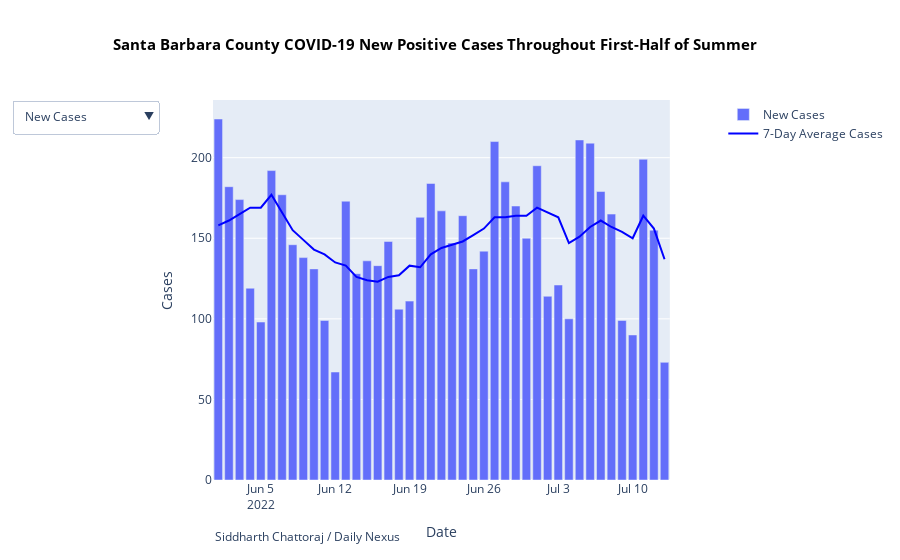

Here is the notebook cell this chart was saved with:
### Code cell
total_data = pd.read_csv('covid19cases')
total_data['date'] = pd.to_datetime(total_data.date).dt.date
sb_data = total_data[(total_data.area == 'Santa Barbara') & (total_data.area_type == 'County') & (total_data.date > date(2022, 5, 25))]
sb_data = sb_data.drop(39422, axis = 0)
sb_data['seven_day_cases_rolling_avg'] = sb_data.cases.rolling(7).mean()
sb_data['seven_day_cumulative_deaths_rolling_avg'] = sb_data.cumulative_deaths.rolling(7).mean()
sb_data['seven_day_tests_rolling_avg'] = sb_data.total_tests.rolling(7).mean()
sb_data['seven_day_test_positivity_rolling_avg'] = (sb_data.positive_tests.rolling(7).mean()/sb_data.total_tests.rolling(7).mean())*100 
sb_data = sb_data.drop(39373, axis = 0)
sb_data = sb_data.drop(39374, axis = 0)
sb_data = sb_data.drop(39375, axis = 0)
sb_data = sb_data.drop(39376, axis = 0)
sb_data = sb_data.drop(39377, axis = 0)
sb_data = sb_data.drop(39378, axis = 0)
sb_data = sb_data.astype({'seven_day_cases_rolling_avg':'int64', 'seven_day_tests_rolling_avg':'int64'})
sb_data['seven_day_cumulative_deaths_rolling_avg'] = sb_data['seven_day_cumulative_deaths_rolling_avg'].round(decimals=3)
sb_data['seven_day_test_positivity_rolling_avg'] = sb_data['seven_day_test_positivity_rolling_avg'].round(decimals=1)
fig = go.Figure()
fig = make_subplots(specs=[[{"secondary_y": True}]])
fig.add_trace(
    go.Bar(x=list(sb_data.date),
               y=list(sb_data.cases),
               name="New Cases",
               marker_color='light blue'),
               secondary_y=False
          )
fig.add_trace(
    go.Scatter(x=list(sb_data.date),
               y=list(sb_data.seven_day_cases_rolling_avg),
               name="7-Day Average Cases",
               line=dict(color='blue'),
               visible=True),
               secondary_y=False
          )
fig.add_trace(
    go.Scatter(x=list(sb_data.date),
               y=list(sb_data.cumulative_deaths),
               name="Cumulative Deaths",
               line=dict(color='red'),
               visible=False),
               secondary_y=False
          )
fig.add_trace(
    go.Bar(x=list(sb_data.date),
               y=list(sb_data.total_tests),
               name="Tests Performed",
               marker_color='gray',
               visible=False),
               secondary_y=False
          )
fig.add_trace(
    go.Scatter(x=list(sb_data.date),
               y=list(sb_data.seven_day_tests_rolling_avg),
               name="7-Day Average Tests",
               line=dict(color='darkslategray'),
               visible=False),
               secondary_y=False
          )
fig.add_trace(
    go.Scatter(x=list(sb_data.date),
               y=list(sb_data.seven_day_test_positivity_rolling_avg),
               name="7-Day Positivity Rate (%)",
               line=dict(color='plum'), 
               visible=False),
               secondary_y=True
          )
fig.update_yaxes(title_text = 'Test Positivity Rate (%)', visible=False, secondary_y=True)
fig.update_layout(
    updatemenus=[
        dict(direction="down",
            active=0,
            x=-0.1125,
            y=1,
            buttons=list([
                dict(label="New Cases",
                     method="update",
                     args=[{"visible": [True, True, False, False, False, False, False]},
                           {'xaxis': {'title': 'Date'},
                           'yaxis': {'title': 'New Cases'},
                           'yaxis2.visible': False,
                           'title' : '<b>Santa Barbara County COVID-19 New Positive Cases Throughout First-Half of Summer', 'title.x' : 0.125,
                           'showlegend':True}]),
                dict(label="Cumulative Deaths",
                     method="update",
                     args=[{"visible": [False, False, True, False, False, False, False]},
                           {'xaxis': {'title': 'Date'},
                           'yaxis': {'title': 'Cumulative Deaths', 'range': [690, 710]},
                           'yaxis2.visible': False,
                           'title' : '<b>Santa Barbara County COVID-19 Cumulative Deaths Through First-Half of Summer', 'title.x' : 0.13,
                           'showlegend':True}]),
                dict(label="Tests Performed",
                     method="update",
                     args=[{"visible": [False, False, False, True, True, False, True]},
                           {'xaxis': {'title': 'Date'},
                           'yaxis': {'title': 'Tests Performed'},
                           'title' : '<b>Santa Barbara County COVID-19 Tests Performed Throughout First-Half of Summer', 'title.x' : 0.125,
                           'yaxis2.visible': False,
                           'showlegend':True}]),
                dict(label="Test Positivity",
                     method="update",
                     args=[{"visible": [False, False, False, True, False, True, True]},
                           {'xaxis': {'title': 'Date'},
                           'yaxis': {'title': 'Tests Performed'},
                           'title' : '<b>Santa Barbara County COVID-19 Tests Performed vs. Test Positivity Rate Throughout First-Half of Summer', 'title.x' : 0.025,
                           'yaxis2.visible': True,
                           'showlegend':True}],
                    ),
            ]),
        )
    ],
    title_text='<b>Santa Barbara County COVID-19 New Positive Cases Throughout First-Half of Summer',
            title_x=0.125,
            showlegend = True,
            legend=dict(x=1.05, y=1),
            hovermode='x unified',
            hoverlabel=dict(font_size=12, bgcolor='rgb(255, 255, 255)', namelength = -1),
            xaxis_title="Date", yaxis_title="Cases"
)
fig.update_layout(titlefont=dict(size=15, color='black'))
fig.add_annotation(text="Siddharth Chattoraj / Daily Nexus",
            showarrow=False)
fig.update_annotations(xref = 'paper', yref = 'paper', x = 0, y = -0.175)
fig.show()

### Figure 1 — Plotly figure (JSON) as saved in the notebook; plotly's stock layout.template omitted (floating-point values rounded to 4 significant figures)
{"data": [{"marker": {"color": "light blue"}, "name": "New Cases", "type": "bar", "x": ["2022-06-01", "2022-06-02", "2022-06-03", "2022-06-04", "2022-06-05", "2022-06-06", "2022-06-07", "2022-06-08", "2022-06-09", "2022-06-10", "2022-06-11", "2022-06-12", "2022-06-13", "2022-06-14", "2022-06-15", "2022-06-16", "2022-06-17", "2022-06-18", "2022-06-19", "2022-06-20", "2022-06-21", "2022-06-22", "2022-06-23", "2022-06-24", "2022-06-25", "2022-06-26", "2022-06-27", "2022-06-28", "2022-06-29", "2022-06-30", "2022-07-01", "2022-07-02", "2022-07-03", "2022-07-04", "2022-07-05", "2022-07-06", "2022-07-07", "2022-07-08", "2022-07-09", "2022-07-10", "2022-07-11", "2022-07-12", "2022-07-13"], "xaxis": "x", "y": [224, 182, 174, 119, 98, 192, 177, 146, 138, 131, 99, 67, 173, 128, 136, 133, 148, 106, 111, 163, 184, 167, 147, 164, 131, 142, 210, 185, 170, 150, 195, 114, 121, 100, 211, 209, 179, 165, 99, 90, 199, 155, 73], "yaxis": "y"}, {"line": {"color": "blue"}, "name": "7-Day Average Cases", "type": "scatter", "visible": true, "x": ["2022-06-01", "2022-06-02", "2022-06-03", "2022-06-04", "2022-06-05", "2022-06-06", "2022-06-07", "2022-06-08", "2022-06-09", "2022-06-10", "2022-06-11", "2022-06-12", "2022-06-13", "2022-06-14", "2022-06-15", "2022-06-16", "2022-06-17", "2022-06-18", "2022-06-19", "2022-06-20", "2022-06-21", "2022-06-22", "2022-06-23", "2022-06-24", "2022-06-25", "2022-06-26", "2022-06-27", "2022-06-28", "2022-06-29", "2022-06-30", "2022-07-01", "2022-07-02", "2022-07-03", "2022-07-04", "2022-07-05", "2022-07-06", "2022-07-07", "2022-07-08", "2022-07-09", "2022-07-10", "2022-07-11", "2022-07-12", "2022-07-13"], "xaxis": "x", "y": [158, 161, 165, 169, 169, 177, 166, 155, 149, 143, 140, 135, 133, 126, 124, 123, 126, 127, 133, 132, 140, 144, 146, 148, 152, 156, 163, 163, 164, 164, 169, 166, 163, 147, 151, 157, 161, 157, 154, 150, 164, 156, 137], "yaxis": "y"}, {"line": {"color": "red"}, "name": "Cumulative Deaths", "type": "scatter", "visible": false, "x": ["2022-06-01", "2022-06-02", "2022-06-03", "2022-06-04", "2022-06-05", "2022-06-06", "2022-06-07", "2022-06-08", "2022-06-09", "2022-06-10", "2022-06-11", "2022-06-12", "2022-06-13", "2022-06-14", "2022-06-15", "2022-06-16", "2022-06-17", "2022-06-18", "2022-06-19", "2022-06-20", "2022-06-21", "2022-06-22", "2022-06-23", "2022-06-24", "2022-06-25", "2022-06-26", "2022-06-27", "2022-06-28", "2022-06-29", "2022-06-30", "2022-07-01", "2022-07-02", "2022-07-03", "2022-07-04", "2022-07-05", "2022-07-06", "2022-07-07", "2022-07-08", "2022-07-09", "2022-07-10", "2022-07-11", "2022-07-12", "2022-07-13"], "xaxis": "x", "y": [691, 692, 692, 692, 692, 692, 692, 692, 693, 693, 693, 693, 693, 693, 693, 694, 694, 694, 694, 694, 694, 695, 695, 695, 695, 695, 695, 696, 697, 698, 698, 699, 699, 699, 700, 700, 700, 701, 701, 701, 702, 702, 702], "yaxis": "y"}, {"marker": {"color": "gray"}, "name": "Tests Performed", "type": "bar", "visible": false, "x": ["2022-06-01", "2022-06-02", "2022-06-03", "2022-06-04", "2022-06-05", "2022-06-06", "2022-06-07", "2022-06-08", "2022-06-09", "2022-06-10", "2022-06-11", "2022-06-12", "2022-06-13", "2022-06-14", "2022-06-15", "2022-06-16", "2022-06-17", "2022-06-18", "2022-06-19", "2022-06-20", "2022-06-21", "2022-06-22", "2022-06-23", "2022-06-24", "2022-06-25", "2022-06-26", "2022-06-27", "2022-06-28", "2022-06-29", "2022-06-30", "2022-07-01", "2022-07-02", "2022-07-03", "2022-07-04", "2022-07-05", "2022-07-06", "2022-07-07", "2022-07-08", "2022-07-09", "2022-07-10", "2022-07-11", "2022-07-12", "2022-07-13"], "xaxis": "x", "y": [2464, 2414, 2515, 723, 789, 2255, 1938, 1757, 1523, 1192, 601, 588, 1833, 1414, 1272, 1439, 1298, 652, 649, 1328, 1858, 1607, 1476, 1515, 692, 690, 1899, 1681, 1583, 1348, 1386, 589, 589, 444, 2170, 1571, 1485, 1319, 638, 619, 1690, 1184, 526], "yaxis": "y"}, {"line": {"color": "darkslategray"}, "name": "7-Day Average Tests", "type": "scatter", "visible": false, "x": ["2022-06-01", "2022-06-02", "2022-06-03", "2022-06-04", "2022-06-05", "2022-06-06", "2022-06-07", "2022-06-08", "2022-06-09", "2022-06-10", "2022-06-11", "2022-06-12", "2022-06-13", "2022-06-14", "2022-06-15", "2022-06-16", "2022-06-17", "2022-06-18", "2022-06-19", "2022-06-20", "2022-06-21", "2022-06-22", "2022-06-23", "2022-06-24", "2022-06-25", "2022-06-26", "2022-06-27", "2022-06-28", "2022-06-29", "2022-06-30", "2022-07-01", "2022-07-02", "2022-07-03", "2022-07-04", "2022-07-05", "2022-07-06", "2022-07-07", "2022-07-08", "2022-07-09", "2022-07-10", "2022-07-11", "2022-07-12", "2022-07-13"], "xaxis": "x", "y": [2057, 1968, 1924, 1935, 1947, 2145, 1871, 1770, 1642, 1453, 1436, 1407, 1347, 1272, 1203, 1191, 1206, 1213, 1222, 1150, 1213, 1261, 1266, 1297, 1303, 1309, 1391, 1365, 1362, 1344, 1325, 1310, 1296, 1088, 1158, 1156, 1176, 1166, 1173, 1178, 1356, 1215, 1065], "yaxis": "y"}, {"line": {"color": "plum"}, "name": "7-Day Positivity Rate (%)", "type": "scatter", "visible": false, "x": ["2022-06-01", "2022-06-02", "2022-06-03", "2022-06-04", "2022-06-05", "2022-06-06", "2022-06-07", "2022-06-08", "2022-06-09", "2022-06-10", "2022-06-11", "2022-06-12", "2022-06-13", "2022-06-14", "2022-06-15", "2022-06-16", "2022-06-17", "2022-06-18", "2022-06-19", "2022-06-20", "2022-06-21", "2022-06-22", "2022-06-23", "2022-06-24", "2022-06-25", "2022-06-26", "2022-06-27", "2022-06-28", "2022-06-29", "2022-06-30", "2022-07-01", "2022-07-02", "2022-07-03", "2022-07-04", "2022-07-05", "2022-07-06", "2022-07-07", "2022-07-08", "2022-07-09", "2022-07-10", "2022-07-11", "2022-07-12", "2022-07-13"], "xaxis": "x", "y": [8.9, 9.8, 10.5, 10.6, 10.7, 10.7, 11.1, 11.1, 11.4, 12.3, 12.1, 12, 12.2, 12.6, 12.8, 12.6, 12.2, 12.2, 12.4, 12.9, 12.9, 13.1, 13.5, 13.6, 14, 14.2, 14.2, 14.4, 14.7, 14.7, 15.1, 15.2, 15.3, 15.5, 15.3, 15.5, 16, 16.1, 15.9, 16.1, 16, 16.5, 16.4], "yaxis": "y2"}], "layout": {"annotations": [{"showarrow": false, "text": "Siddharth Chattoraj / Daily Nexus", "x": 0, "xref": "paper", "y": -0.175, "yref": "paper"}], "hoverlabel": {"bgcolor": "rgb(255, 255, 255)", "font": {"size": 12}, "namelength": -1}, "hovermode": "x unified", "legend": {"x": 1.05, "y": 1}, "showlegend": true, "title": {"font": {"color": "black", "size": 15}, "text": "<b>Santa Barbara County COVID-19 New Positive Cases Throughout First-Half of Summer", "x": 0.125}, "updatemenus": [{"active": 0, "buttons": [{"args": [{"visible": [true, true, false, false, false, false, false]}, {"showlegend": true, "title": "<b>Santa Barbara County COVID-19 New Positive Cases Throughout First-Half of Summer", "title.x": 0.125, "xaxis": {"title": "Date"}, "yaxis": {"title": "New Cases"}, "yaxis2.visible": false}], "label": "New Cases", "method": "update"}, {"args": [{"visible": [false, false, true, false, false, false, false]}, {"showlegend": true, "title": "<b>Santa Barbara County COVID-19 Cumulative Deaths Through First-Half of Summer", "title.x": 0.13, "xaxis": {"title": "Date"}, "yaxis": {"range": [690, 710], "title": "Cumulative Deaths"}, "yaxis2.visible": false}], "label": "Cumulative Deaths", "method": "update"}, {"args": [{"visible": [false, false, false, true, true, false, true]}, {"showlegend": true, "title": "<b>Santa Barbara County COVID-19 Tests Performed Throughout First-Half of Summer", "title.x": 0.125, "xaxis": {"title": "Date"}, "yaxis": {"title": "Tests Performed"}, "yaxis2.visible": false}], "label": "Tests Performed", "method": "update"}, {"args": [{"visible": [false, false, false, true, false, true, true]}, {"showlegend": true, "title": "<b>Santa Barbara County COVID-19 Tests Performed vs. Test Positivity Rate Throughout First-Half of Summer", "title.x": 0.025, "xaxis": {"title": "Date"}, "yaxis": {"title": "Tests Performed"}, "yaxis2.visible": true}], "label": "Test Positivity", "method": "update"}], "direction": "down", "x": -0.1125, "y": 1}], "xaxis": {"anchor": "y", "domain": [0, 0.94], "title": {"text": "Date"}}, "yaxis": {"anchor": "x", "domain": [0, 1], "title": {"text": "Cases"}}, "yaxis2": {"anchor": "x", "overlaying": "y", "side": "right", "title": {"text": "Test Positivity Rate (%)"}, "visible": false}}}
